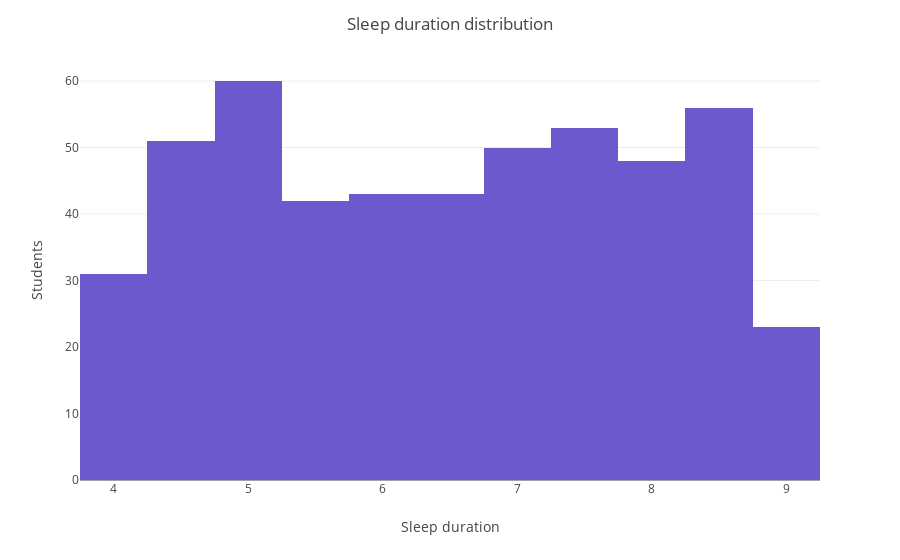

The notebook cell this image was saved under:
### Code cell
fig = px.histogram(sleep_df, x="Sleep_Duration", color_discrete_sequence=["slateblue"]) # crear un histograma

fig.update_layout(
    xaxis_title="Sleep duration",
    yaxis_title="Students",
    title="Sleep duration distribution"
)

fig.show()

### Figure 1 — Plotly figure (JSON) as saved in the notebook; plotly's stock layout.template omitted (floating-point values rounded to 4 significant figures; data arrays with more than 128 entries replaced by an {"elided": "..."} marker saying what was removed)
{"data": [{"bingroup": "x", "hovertemplate": "Sleep_Duration=%{x}<br>count=%{y}<extra></extra>", "legendgroup": "", "marker": {"color": "slateblue", "pattern": {"shape": ""}}, "name": "", "orientation": "v", "showlegend": false, "type": "histogram", "x": {"elided": "500 float values"}, "xaxis": "x", "yaxis": "y"}], "layout": {"barmode": "relative", "legend": {"tracegroupgap": 0}, "margin": {"t": 60}, "title": {"text": "Sleep duration distribution"}, "xaxis": {"anchor": "y", "domain": [0, 1], "title": {"text": "Sleep duration"}}, "yaxis": {"anchor": "x", "domain": [0, 1], "title": {"text": "Students"}}}}
